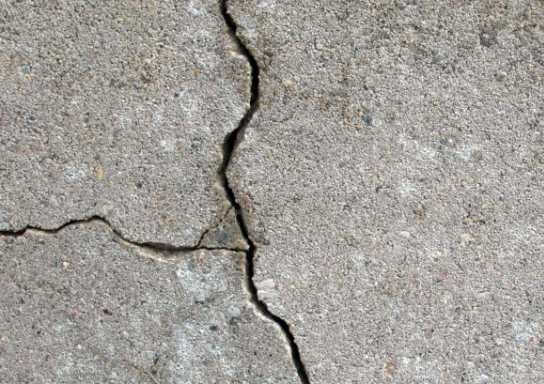
#> input picture crack_image1.jpg, 544 x 384 px
$ python thresholding.py
#> lines starting #> are read from the running program, lines starting #| are printed output that depends on the picture; after the words box and inside, x2 and y2 are one past the last pixel; in counts of white or black regions, pixels touching at a corner belong together
import cv2
import numpy as np
import matplotlib.pyplot as plt
import localthickness as lt
import random

def localThickness(image):
    return lt.local_thickness(image, scale=1),lt.local_thickness(~image, scale=1)
def avg(thickness):
    sum = 0
    for i in range(len(thickness)):
        sum += thickness[i]
    return sum/len(thickness)
def computeThickness(binary_image, sample_rows=10000):
    rows, cols = binary_image.shape
    sampled_rows = random.sample(range(rows), min(sample_rows, rows))

    thickness = []
    for row in sampled_rows:
        thick = 0
        for i in range(len(binary_image[row])):
            if(binary_image[row][i]==0):
                thick+=1
        thickness.append(thick)

    return avg(thickness)

# [50 lines left out: function find_crack_widths, not called in this run]


def LoadImage(path = "crack_image1.jpg", actualHeight = 1):

    image = cv2.imread(path)
    height, width, channels = image.shape
    scaleFactor = actualHeight/height

    print(f"Image Width: {width} pixels")
    print(f"Image Height: {height} pixels")
    print(f"Number of Channels: {channels}")


    image_rgb = cv2.cvtColor(image, cv2.COLOR_BGR2RGB)
    gray_image = cv2.cvtColor(image, cv2.COLOR_BGR2GRAY)
    threshold_value = 80
    _, binary_image = cv2.threshold(gray_image, threshold_value, 255, cv2.THRESH_BINARY)

    output_path = "thresholded.png"
    cv2.imwrite(output_path, binary_image)

    return image_rgb, binary_image, scaleFactor

def plotImage(image_rgb, binary_image):

    plt.figure(figsize=(10, 5))
    plt.subplot(1, 2, 1)
    plt.imshow(image_rgb)
    plt.title("Original Image")
    plt.axis("off")


    plt.subplot(1, 2, 2)
    plt.imshow(binary_image, cmap='gray')
    plt.title("Binary Image (Global Thresholding)")
    plt.axis("off")
    plt.show()

    cv2.imwrite("binary_image.jpg", binary_image)

# [13 lines left out: function draw_bounding_boxes, not called in this run]


def main():

    actualHeight = float(input("Enter the measured height of the image bounds in centimetres: "))
#> the answer given: 100
    image_rgb, binary_image, scaleFactor = LoadImage("crack_image1.jpg", actualHeight)
#> in LoadImage, image is the input picture: shape (384, 544, 3); mean B, G, R 152.3, 158, 161.3
#| Image Width: 544 pixels
#| Image Height: 384 pixels
#| Number of Channels: 3
#> in LoadImage, `_, binary_image = cv2.threshold(gray_image, threshold_value, 255, cv2...`:
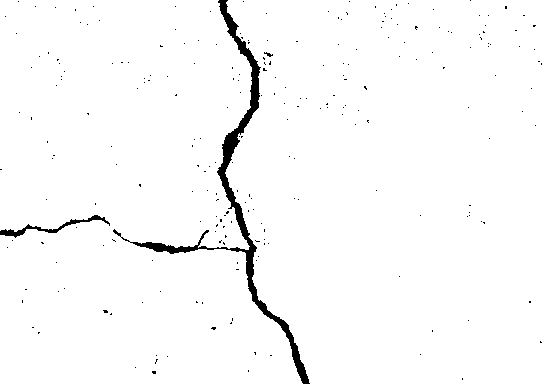
#> binary_image: shape (384, 544); 97.8% white; 240 black regions (237 under 20 px), largest, box (x1, y1, x2, y2) and area: (113, 0, 310, 384) 3636, (0, 215, 110, 238) 423, (264, 52, 273, 57) 21
#> scaleFactor = 0.26

    plotImage(image_rgb, binary_image)
#> in plotImage, `plt.show()`:
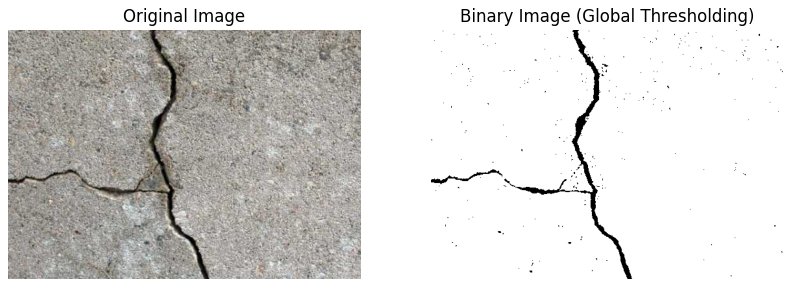
#> figure drawn by matplotlib, 2 panels

    binary_image_path = "thresholded.png"
    # [9 lines of commented-out code are left out]

    thickness = computeThickness(binary_image)
#> thickness = 11.81
    print("Width :", round(thickness*scaleFactor,2), "cm")
#| Width : 3.07 cm


if __name__ =="__main__":
    main()
